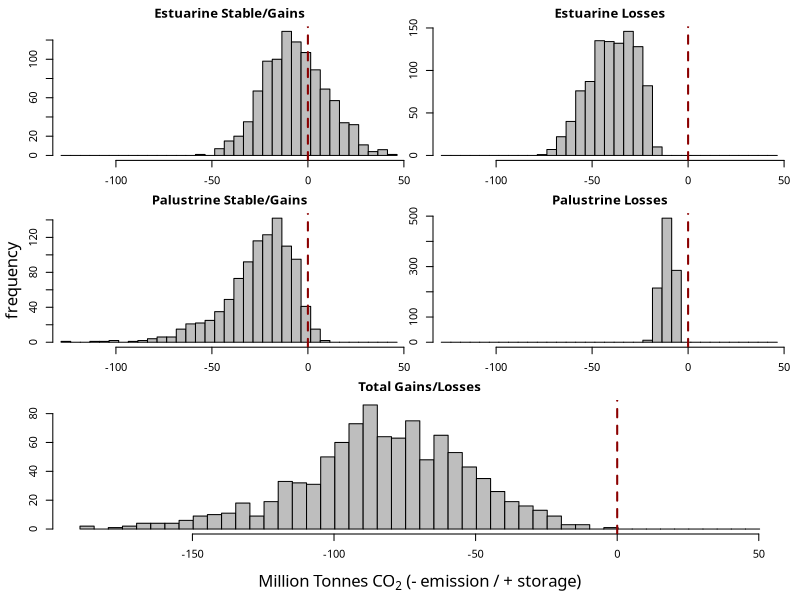

Write the R code that produced this figure. (Note: this script raises an error after producing the figure.)

{
  classOrder <-c('High Intensity Developed', 'Medium Intensity Developed', 'Low Intensity Developed', 'Developed Open Space', 
                 'Cultivated', 'Pasture/Hay', 
                 'Grassland', 'Deciduous Forest', 'Evergreen Forest', 'Mixed Forest', 'Scrub/Shrub', 
                 'Palustrine Forested Wetland', 'Palustrine Scrub/Shrub Wetland', 'Palustrine Emergent Wetland', 
                 'Estuarine Forested Wetland', 'Estuarine Scrub/Shrub Wetland', 'Estuarine Emergent Wetland', 
                 'Unconsolidated Shore', 'Bare Land', 'Water', 
                 'Palustrine Aquatic Bed', 'Estuarine Aquatic Bed',
                 'Snow/Ice')
  
  palustrineWetlands <- c('Palustrine Forested Wetland', 'Palustrine Scrub/Shrub Wetland', 'Palustrine Emergent Wetland')
  estuarineWetlands <- c('Estuarine Forested Wetland', 'Estuarine Scrub/Shrub Wetland', 'Estuarine Emergent Wetland')
  
  abbrevs <- c('HID', 'MID', 'LID', 'OSD',
               'CULT', 'PAST',
               'GRS', 'DEC', 'EVR', 'MIX', 'SS',
               'PFW', 'PSS', 'PEM', 'EFW', 'ESS', 'EEM',
               'UCS', 'BAR', 'OW', 'PAB', 'EAB', 'SNOW')
  
  soilLossEvents <- c('High Intensity Developed', 'Medium Intensity Developed', 'Low Intensity Developed', 'Developed Open Space',
                      'Cultivated', 'Pasture/Hay',
                      'Unconsolidated Shore', 'Water',
                      'Palustrine Aquatic Bed', 'Estuarine Aquatic Bed')
  
  forestVeg <- c('Deciduous Forest', 'Evergreen Forest', 'Mixed Forest', 
                 'Palustrine Forested Wetland',
                 'Estuarine Forested Wetland'
  )
  
  scrubShrubVeg <- c('Scrub/Shrub',
                     'Palustrine Scrub/Shrub Wetland',
                     'Estuarine Scrub/Shrub Wetland'
  )
  
  emergentVeg <- c('Cultivated', 'Pasture/Hay', 
                   'Grassland',
                   'Palustrine Emergent Wetland',
                   'Estuarine Emergent Wetland'
  )
  
  nonVeg <-c('High Intensity Developed', 'Medium Intensity Developed', 'Low Intensity Developed', 'Developed Open Space',
             'Unconsolidated Shore', 'Bare Land', 'Water', 
             'Palustrine Aquatic Bed', 'Estuarine Aquatic Bed',
             'Tundra',
             'Snow/Ice'
  )
  
  
  est.loss.cats <-c()
  est.stable.gain.cats <-c()
  pal.loss.cats <-c()
  pal.stable.gain.cats <-c()
  
  for (i in 1:length(classOrder)) {
    for (j in 1:length(classOrder)) {
      if ( (classOrder[i] %in% c(estuarineWetlands, palustrineWetlands)) | (classOrder[j] %in% c(estuarineWetlands, palustrineWetlands)))
        if (classOrder[j] %in% estuarineWetlands) {
          est.stable.gain.cats <-c(est.stable.gain.cats, paste(abbrevs[i], "_", abbrevs[j], ".change.in.tonnes.CO2", sep=""))
        } else if  (classOrder[j] %in% palustrineWetlands) {
          pal.stable.gain.cats <-c(pal.stable.gain.cats, paste(abbrevs[i], "_", abbrevs[j], ".change.in.tonnes.CO2", sep=""))
        } else if (classOrder[i] %in% estuarineWetlands) {
          est.loss.cats <-c(est.loss.cats, paste(abbrevs[i], "_", abbrevs[j], ".change.in.tonnes.CO2", sep=""))
        } else if (classOrder[i] %in% palustrineWetlands) {
          pal.loss.cats <-c(pal.loss.cats, paste(abbrevs[i], "_", abbrevs[j], ".change.in.tonnes.CO2", sep=""))
        }
    }
  }
  
}

{
  coastalNGGI.savedIterations <- read.csv("data/outputTables/MonteCarloResults1/coastalNGGI.savedIterations.csv")
  dev.off()
  pdf("figs/Uncertainty Analysis Pal Est Loss Stable Total SGWP.pdf", 4, 5)
  par(mfrow=c(1,1), mar=c(2,1,2,1), oma=c(3,3,0,0), family = "ArialMT")
  m <- matrix(c(1,3,5,2,4,5), ncol = 2)
  layout(mat=m)
  #layout.show(n=5)
  
  est.loss.iter <- rowSums(coastalNGGI.savedIterations[est.loss.cats]) / 1E6
  est.stable.gain.iter <- rowSums(coastalNGGI.savedIterations[est.stable.gain.cats]) / 1E6
  pal.loss.iter <- rowSums(coastalNGGI.savedIterations[pal.loss.cats]) / 1E6
  pal.stable.gain.iter <- rowSums(coastalNGGI.savedIterations[pal.stable.gain.cats]) / 1E6
  
  hist.x.range <- range(c(est.loss.iter, est.stable.gain.iter, pal.loss.iter, pal.stable.gain.iter))
  target_breaks <- seq(hist.x.range[1] - 2.5, hist.x.range[2] + 2.5, by = 5)
  hist(est.stable.gain.iter, xlim=hist.x.range, main="Estuarine Stable/Gains", col="grey", breaks = target_breaks)
  abline(v=0, lty=2, lwd=2, col="darkred")
  hist(est.loss.iter, xlim=hist.x.range, main="Estuarine Losses", col="grey", breaks = target_breaks)
  abline(v=0, lty=2, lwd=2, col="darkred")
  hist(pal.stable.gain.iter, xlim=hist.x.range, main="Palustrine Stable/Gains", col="grey", breaks = target_breaks)
  abline(v=0, lty=2, lwd=2, col="darkred")
  hist(pal.loss.iter, xlim=hist.x.range, main="Palustrine Losses", col="grey", breaks = target_breaks)
  abline(v=0, lty=2, lwd=2, col="darkred")
  
  hist.x.range.2 <- range(50, coastalNGGI.savedIterations$total.tonnes.CO2 / 1E6)
  target_breaks <- seq(hist.x.range.2[1] - 2.5, hist.x.range.2[2] + 2.5, by = 5)
  
  hist(coastalNGGI.savedIterations$total.tonnes.CO2 / 1E6, main="Total Gains/Losses", xlab="", breaks=target_breaks, col="grey")
  
  mtext(expression(paste("Million Tonnes CO"[2], " (- emission / + storage)")), side=1, line=1.5, outer=T)
  mtext("frequency", side=2, line=1.5, outer=T)
  #mtext(paste("Uncertainty Analysis (", toString(n.iterations), " iterations)", sep=""), side=3, line=1.5, outer=T)
  #mtext(expression(paste("All Coastal Wetlands - "^210, "Pb Carbon Burial")), side=3, line=0.5, outer=T)
  abline(v=0, lty=2, lwd=2, col="darkred")
  
  dev.off()
}

{
  sensitivityAnalysisDF <- read.csv("data/outputTables/SensitivityAnalysisResults.csv")
  dev.off()
  pdf("figs/Sensitivity Analysis Top 10.pdf", 5, 4)
  # Make plots to summarize the sensitivity analysis
  sensitivityAnalysisDF_topTen <- sensitivityAnalysisDF[1:10,]
  par(mar=c(4,9,1,1), oma=c(0,0,0,0), family="ArialMT")
  barplot(sensitivityAnalysisDF_topTen$effectTonnesCO2 * 1E-6, 
          horiz = T, ylim=rev(c(1,12)), 
          names.arg=sensitivityAnalysisDF_topTen$parameter,
          xlab="",
          main="",
          las=1)
  mtext("Sensitivity of Total NGGI to Parameter", 1, line=2, outer=F)
  mtext(expression(paste("(Million Tonnes CO"[2], ")")), 1, line=3, outer=F)
  dev.off()
  
  pdf("figs/Sensitivity Analysis Top 20.pdf", 5, 6)
  par(mar=c(4,9,1,1), oma=c(0,0,0,0), family="ArialMT")
  sensitivityAnalysisDF_topTwenty <- sensitivityAnalysisDF[1:20,]
  barplot(sensitivityAnalysisDF_topTwenty$effectTonnesCO2 * 1E-6, 
          horiz = T, ylim=rev(c(1,24)), 
          names.arg=sensitivityAnalysisDF_topTwenty$parameter,
          xlab="",
          main="",
          las=1)
  mtext("Sensitivity of Total NGGI to Parameter", 1, line=2, outer=F)
  mtext(expression(paste("(Million Tonnes CO"[2], ")")), 1, line=3, outer=F)
  dev.off()
}

{
  coastalNGGI.savedIterations.2 <- read.csv("data/outputTables/MonteCarloResults2/coastalNGGI.savedIterations.csv")
  dev.off()
  pdf("figs/Uncertainty Analysis Pal Est Loss Stable Total GWP.pdf", 4, 5)
  par(mfrow=c(1,1), mar=c(2,1,2,1), oma=c(3,3,0,0), family = "ArialMT")
  m <- matrix(c(1,3,5,2,4,5), ncol = 2)
  layout(mat=m)
  #layout.show(n=5)
  
  est.loss.iter.2 <- rowSums(coastalNGGI.savedIterations.2[est.loss.cats]) / 1E6
  est.stable.gain.iter.2 <- rowSums(coastalNGGI.savedIterations.2[est.stable.gain.cats]) / 1E6
  pal.loss.iter.2 <- rowSums(coastalNGGI.savedIterations.2[pal.loss.cats]) / 1E6
  pal.stable.gain.iter.2 <- rowSums(coastalNGGI.savedIterations.2[pal.stable.gain.cats]) / 1E6
  
  hist.x.range.2 <- range(c(est.loss.iter.2, est.stable.gain.iter.2, pal.loss.iter.2, pal.stable.gain.iter.2))
  
  target_breaks <- seq(hist.x.range[1] - 3, hist.x.range[2] + 3, by = 5)
  hist(est.stable.gain.iter.2, xlim=hist.x.range, main="Estuarine Stable/Gains", col="grey", breaks = target_breaks)
  abline(v=0, lty=2, lwd=2, col="darkred")
  hist(est.loss.iter.2, xlim=hist.x.range, main="Estuarine Losses", col="grey", breaks = target_breaks)
  abline(v=0, lty=2, lwd=2, col="darkred")
  hist(pal.stable.gain.iter.2, xlim=hist.x.range, main="Palustrine Stable/Gains", col="grey", breaks = target_breaks)
  abline(v=0, lty=2, lwd=2, col="darkred")
  hist(pal.loss.iter.2, xlim=hist.x.range, main="Palustrine Losses", col="grey", breaks = target_breaks)
  abline(v=0, lty=2, lwd=2, col="darkred")
  
  hist.x.range.2 <- range(50, coastalNGGI.savedIterations.2$total.tonnes.CO2 / 1E6)
  target_breaks <- seq(hist.x.range.2[1] - 2.5, hist.x.range.2[2] + 2.5, by = 5)
  
  hist(coastalNGGI.savedIterations$total.tonnes.CO2 / 1E6, main="Total Gains/Losses", xlab="", breaks=target_breaks, col="grey")
  
  mtext(expression(paste("Million Tonnes CO"[2], " (- emission / + storage)")), side=1, line=1.5, outer=T)
  mtext("frequency", side=2, line=1.5, outer=T)
  #mtext(paste("Uncertainty Analysis (", toString(n.iterations), " iterations)", sep=""), side=3, line=1.5, outer=T)
  #mtext(expression(paste("All Coastal Wetlands - "^210, "Pb Carbon Burial")), side=3, line=0.5, outer=T)
  abline(v=0, lty=2, lwd=2, col="darkred")
  dev.off()
  
  
}